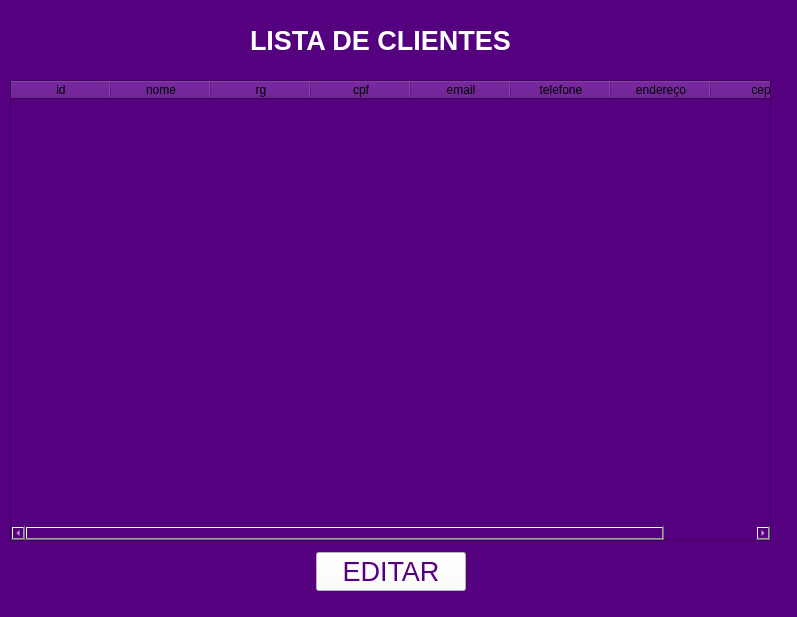
<?xml version="1.0" encoding="UTF-8"?>
<ui version="4.0">
 <class>MainWindow</class>
 <widget class="QMainWindow" name="MainWindow">
  <property name="geometry">
   <rect>
    <x>0</x>
    <y>0</y>
    <width>797</width>
    <height>617</height>
   </rect>
  </property>
  <property name="windowTitle">
   <string>MainWindow</string>
  </property>
  <widget class="QWidget" name="centralwidget">
   <widget class="QFrame" name="frame">
    <property name="geometry">
     <rect>
      <x>-240</x>
      <y>-100</y>
      <width>1401</width>
      <height>1011</height>
     </rect>
    </property>
    <property name="styleSheet">
     <string notr="true">background-color: rgb(85, 0, 127);
color: rgb(255, 255, 255)</string>
    </property>
    <property name="frameShape">
     <enum>QFrame::StyledPanel</enum>
    </property>
    <property name="frameShadow">
     <enum>QFrame::Raised</enum>
    </property>
    <widget class="QLabel" name="label">
     <property name="geometry">
      <rect>
       <x>490</x>
       <y>120</y>
       <width>271</width>
       <height>41</height>
      </rect>
     </property>
     <property name="font">
      <font>
       <pointsize>20</pointsize>
       <weight>75</weight>
       <bold>true</bold>
      </font>
     </property>
     <property name="text">
      <string>LISTA DE CLIENTES</string>
     </property>
    </widget>
    <widget class="QTableWidget" name="tableWidget">
     <property name="geometry">
      <rect>
       <x>250</x>
       <y>180</y>
       <width>761</width>
       <height>461</height>
      </rect>
     </property>
     <property name="styleSheet">
      <string notr="true">color: rgb(0, 0, 0);</string>
     </property>
     <column>
      <property name="text">
       <string>id</string>
      </property>
     </column>
     <column>
      <property name="text">
       <string>nome</string>
      </property>
     </column>
     <column>
      <property name="text">
       <string>rg</string>
      </property>
     </column>
     <column>
      <property name="text">
       <string>cpf</string>
      </property>
     </column>
     <column>
      <property name="text">
       <string>email</string>
      </property>
     </column>
     <column>
      <property name="text">
       <string>telefone</string>
      </property>
     </column>
     <column>
      <property name="text">
       <string>endereço</string>
      </property>
     </column>
     <column>
      <property name="text">
       <string>cep</string>
      </property>
     </column>
    </widget>
    <widget class="QWidget" name="">
     <property name="geometry">
      <rect>
       <x>251</x>
       <y>650</y>
       <width>761</width>
       <height>43</height>
      </rect>
     </property>
     <layout class="QHBoxLayout" name="horizontalLayout">
      <item>
       <widget class="QPushButton" name="editar">
        <property name="sizePolicy">
         <sizepolicy hsizetype="Minimum" vsizetype="Fixed">
          <horstretch>0</horstretch>
          <verstretch>0</verstretch>
         </sizepolicy>
        </property>
        <property name="minimumSize">
         <size>
          <width>50</width>
          <height>20</height>
         </size>
        </property>
        <property name="maximumSize">
         <size>
          <width>150</width>
          <height>16777215</height>
         </size>
        </property>
        <property name="font">
         <font>
          <pointsize>20</pointsize>
         </font>
        </property>
        <property name="cursor">
         <cursorShape>PointingHandCursor</cursorShape>
        </property>
        <property name="styleSheet">
         <string notr="true">background-color: rgb(255, 255, 255);
color: rgb(85, 0, 127);
alineItens:center;</string>
        </property>
        <property name="text">
         <string>EDITAR</string>
        </property>
       </widget>
      </item>
     </layout>
    </widget>
   </widget>
  </widget>
 </widget>
 <resources/>
 <connections/>
</ui>
